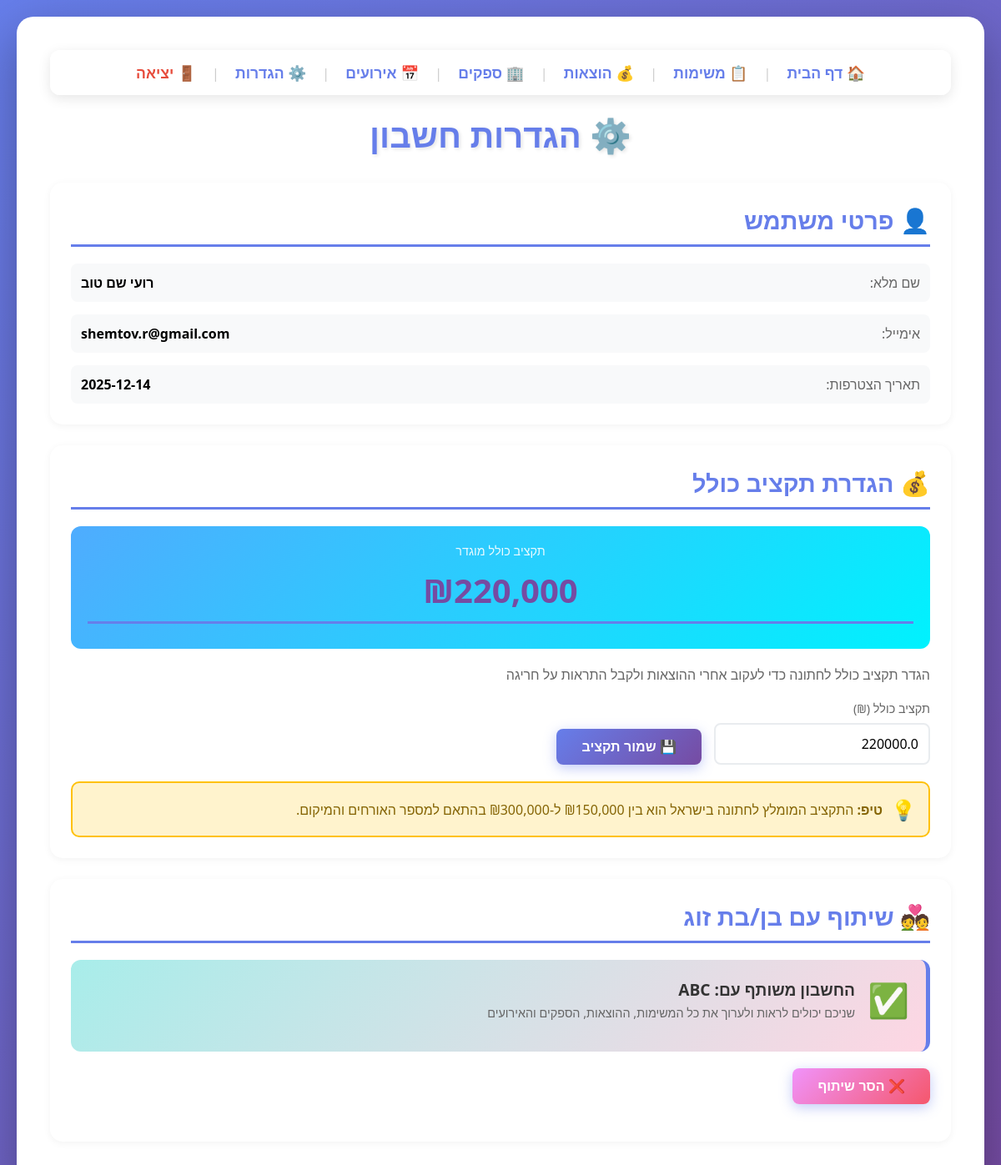
The app's page /settings (signed in) with its own data.
### tables this page shows
CREATE TABLE users (
    id INTEGER PRIMARY KEY AUTOINCREMENT,
    full_name TEXT NOT NULL,
    email TEXT UNIQUE NOT NULL,
    password_hash TEXT NOT NULL,
    created_at TIMESTAMP DEFAULT CURRENT_TIMESTAMP,
    partner_id INTEGER,
    partner_name TEXT, budget_limit REAL DEFAULT 0,
    FOREIGN KEY (partner_id) REFERENCES users(id)
);

### app.py (the view, shortened to what this page needs)
@app.route('/settings', methods=['GET', 'POST'])
@login_required
def settings():
    user = get_current_user()
    placeholder = '%s' if os.environ.get('DATABASE_URL') else '?'
    return render_template('settings.html', user=user)

### app.py (called while the page is built)
def get_db():
    database_url = os.environ.get('DATABASE_URL')
    if database_url:
        import psycopg2
        import psycopg2.extras
        if database_url.startswith('postgres://'):
            database_url = database_url.replace('postgres://', 'postgresql://', 1)
        conn = psycopg2.connect(database_url)
        conn.cursor_factory = psycopg2.extras.RealDictCursor
        return conn
    else:
        import sqlite3
        conn = sqlite3.connect('database.db')
        conn.row_factory = sqlite3.Row
        return conn

def execute_query(query, params=None, fetch_one=False, fetch_all=False, commit=False):
    conn = get_db()
    cursor = conn.cursor()
    try:
        if params:
            cursor.execute(query, params)
        else:
            cursor.execute(query)
        if commit:
            conn.commit()
            result = cursor.rowcount
        elif fetch_one:
            result = cursor.fetchone()
        elif fetch_all:
            result = cursor.fetchall()
        else:
            result = None
        return result
    finally:
        cursor.close()
        conn.close()

def login_required(f):
    @wraps(f)
    def decorated_function(*args, **kwargs):
        if 'user_id' not in session:
            flash('עליך להתחבר כדי לגשת לדף זה', 'error')
            return redirect(url_for('login'))
        return f(*args, **kwargs)
    return decorated_function

def get_current_user():
    if 'user_id' in session:
        query = 'SELECT * FROM users WHERE id = %s' if os.environ.get('DATABASE_URL') else 'SELECT * FROM users WHERE id = ?'
        return execute_query(query, (session['user_id'],), fetch_one=True)
    return None

### templates/settings.html (shortened to what this page needs)
<!DOCTYPE html>
<html lang="he" dir="rtl">
<head>
    <link rel="stylesheet" href="{{ url_for('static', filename='css/style.css') }}">
</head>
<body>
    <div class="container">
        <nav style="background: rgba(255,255,255,0.95); padding: 15px; border-radius: 12px; margin-bottom: 20px; text-align: center; box-shadow: 0 4px 15px rgba(0,0,0,0.1);">
            <a href="/" style="margin: 0 15px; font-size: 1.1rem; text-decoration: none; color: #667eea; transition: all 0.3s;">🏠 דף הבית</a>
            <span style="color: #ccc;">|</span>
            <a href="/tasks" style="margin: 0 15px; font-size: 1.1rem; text-decoration: none; color: #667eea; transition: all 0.3s;">📋 משימות</a>
            <span style="color: #ccc;">|</span>
            <a href="/budget" style="margin: 0 15px; font-size: 1.1rem; text-decoration: none; color: #667eea; transition: all 0.3s;">💰 הוצאות</a>
            <span style="color: #ccc;">|</span>
            <a href="/suppliers" style="margin: 0 15px; font-size: 1.1rem; text-decoration: none; color: #667eea; transition: all 0.3s;">🏢 ספקים</a>
            <span style="color: #ccc;">|</span>
            <a href="/events" style="margin: 0 15px; font-size: 1.1rem; text-decoration: none; color: #667eea; transition: all 0.3s;">📅 אירועים</a>
            <span style="color: #ccc;">|</span>
            <a href="/settings" style="margin: 0 15px; font-size: 1.1rem; text-decoration: none; color: #667eea; font-weight: bold; transition: all 0.3s;">⚙️ הגדרות</a>
            <span style="color: #ccc;">|</span>
            <a href="/logout" style="margin: 0 15px; font-size: 1.1rem; text-decoration: none; color: #e74c3c; transition: all 0.3s;">🚪 יציאה</a>
        </nav>
        <h1>⚙️ הגדרות חשבון</h1>
        <div class="settings-section" style="background: white; padding: 25px; border-radius: 15px; box-shadow: 0 2px 10px rgba(0,0,0,0.05); margin-bottom: 25px;">
            <h2 style="margin-top: 0; color: #667eea; display: flex; align-items: center; gap: 10px;">
                👤 פרטי משתמש
            </h2>
            <div style="display: grid; gap: 15px;">
                <div style="display: flex; justify-content: space-between; padding: 12px; background: #f8f9fa; border-radius: 8px;">
                    <span style="color: #666;">שם מלא:</span>
                    <strong>{{ user.full_name }}</strong>
                </div>
                <div style="display: flex; justify-content: space-between; padding: 12px; background: #f8f9fa; border-radius: 8px;">
                    <span style="color: #666;">אימייל:</span>
                    <strong>{{ user.email }}</strong>
                </div>
                <div style="display: flex; justify-content: space-between; padding: 12px; background: #f8f9fa; border-radius: 8px;">
                    <span style="color: #666;">תאריך הצטרפות:</span>
                    <strong>{{ user.created_at[:10] }}</strong>
                </div>
            </div>
        </div>
        <div class="settings-section" style="background: white; padding: 25px; border-radius: 15px; box-shadow: 0 2px 10px rgba(0,0,0,0.05); margin-bottom: 25px;">
            <h2 style="margin-top: 0; color: #667eea; display: flex; align-items: center; gap: 10px;">
                💰 הגדרת תקציב כולל
            </h2>
            {% if user.budget_limit and user.budget_limit > 0 %}
                <div style="background: linear-gradient(135deg, #4facfe 0%, #00f2fe 100%); color: white; padding: 20px; border-radius: 12px; margin-bottom: 20px; text-align: center;">
                    <p style="margin: 0; font-size: 0.9em; opacity: 0.9;">תקציב כולל מוגדר</p>
                    <h2 style="margin: 10px 0; font-size: 2.5em;">₪{{ "{:,.0f}".format(user.budget_limit) }}</h2>
                </div>
            {% endif %}
            <p style="color: #666; margin-bottom: 20px;">
                הגדר תקציב כולל לחתונה כדי לעקוב אחרי ההוצאות ולקבל התראות על חריגה
            </p>
            <form action="/settings" method="post">
                <div style="display: grid; grid-template-columns: 1fr auto; gap: 15px; align-items: end;">
                    <div>
                        <label style="display: block; margin-bottom: 8px; color: #666; font-size: 0.9em;">תקציב כולל (₪)</label>
                        <input type="number" name="budget_limit" placeholder="לדוגמה: 200000" step="1" min="0" value="{{ user.budget_limit if user.budget_limit else '' }}" required style="width: 100%; padding: 12px; border: 2px solid #e9ecef; border-radius: 8px; font-size: 1em;">
                    </div>
                    <button type="submit" style="padding: 12px 30px; background: linear-gradient(135deg, #667eea 0%, #764ba2 100%); color: white; border: none; border-radius: 8px; font-size: 1em; font-weight: bold; cursor: pointer; transition: transform 0.2s; white-space: nowrap;" onmouseover="this.style.transform='translateY(-2px)'" onmouseout="this.style.transform='translateY(0)'">
                        💾 שמור תקציב
                    </button>
                </div>
            </form>
            <div style="background: #fff3cd; border: 2px solid #ffc107; border-radius: 10px; padding: 15px; margin-top: 20px;">
                <p style="margin: 0; color: #856404; display: flex; align-items: center; gap: 10px;">
                    <span style="font-size: 1.5em;">💡</span>
                    <span><strong>טיפ:</strong> התקציב המומלץ לחתונה בישראל הוא בין ₪150,000 ל-₪300,000 בהתאם למספר האורחים והמיקום.</span>
                </p>
            </div>
        </div>
        <div class="settings-section" style="background: white; padding: 25px; border-radius: 15px; box-shadow: 0 2px 10px rgba(0,0,0,0.05);">
            <h2 style="margin-top: 0; color: #667eea; display: flex; align-items: center; gap: 10px;">
                💑 שיתוף עם בן/בת זוג
            </h2>
            {% if user.partner_id %}
                <div style="background: linear-gradient(135deg, #a8edea 0%, #fed6e3 100%); padding: 20px; border-radius: 12px; border-right: 5px solid #667eea; margin-bottom: 20px;">
                    <div style="display: flex; align-items: center; gap: 15px; margin-bottom: 15px;">
                        <div style="font-size: 2.5em;">✅</div>
                        <div>
                            <p style="margin: 0; font-size: 1.2em; font-weight: bold; color: #333;">החשבון משותף עם: {{ user.partner_name }}</p>
                            <p style="margin: 5px 0 0 0; color: #666; font-size: 0.9em;">שניכם יכולים לראות ולערוך את כל המשימות, ההוצאות, הספקים והאירועים</p>
                        </div>
                    </div>
                </div>
                <form action="/settings" method="post" style="margin-top: 20px;">
                    <button type="submit" onclick="return confirm('האם אתה בטוח שברצונך להסיר את השיתוף?')" style="background: linear-gradient(135deg, #f093fb 0%, #f5576c 100%); color: white; border: none; padding: 12px 30px; border-radius: 8px; font-size: 1em; font-weight: bold; cursor: pointer; transition: transform 0.2s;" onmouseover="this.style.transform='translateY(-2px)'" onmouseout="this.style.transform='translateY(0)'">
                        ❌ הסר שיתוף
                    </button>
                </form>
            {% endif %}
        </div>
    </div>
</body>
</html>

### static/css/style.css (style rules this page uses)
* { margin: 0; padding: 0; box-sizing: border-box; }
body { font-family: 'Segoe UI', Tahoma, Geneva, Verdana, sans-serif; background: linear-gradient(135deg, #667eea 0%, #764ba2 100%); min-height: 100vh; padding: 20px; direction: rtl; }
.container { max-width: 1200px; margin: 0 auto; background: white; padding: 40px; border-radius: 20px; box-shadow: 0 20px 60px rgba(0, 0, 0, 0.3); animation: fadeIn 0.5s ease-in; }
.settings-section { background: #f8f9ff; padding: 25px; border-radius: 15px; margin-bottom: 30px; }
h1 { color: #667eea; text-align: center; margin-bottom: 30px; font-size: 2.5rem; text-shadow: 2px 2px 4px rgba(0, 0, 0, 0.1); }
h2 { color: #764ba2; margin: 30px 0 20px 0; padding-bottom: 10px; border-bottom: 3px solid #667eea; font-size: 1.8rem; }
form { margin: 20px 0; display: flex; gap: 10px; flex-wrap: wrap; align-items: center; }
input[type="text"], input[type="number"], input[type="email"], input[type="password"], input[type="date"], input[type="time"], input[type="tel"], textarea, select { flex: 1; min-width: 200px; padding: 15px; border: 2px solid #e0e0e0; border-radius: 10px; font-size: 1rem; transition: all 0.3s; font-family: 'Segoe UI', Tahoma, Geneva, Verdana, sans-serif; }
button { padding: 15px 30px; background: linear-gradient(135deg, #667eea 0%, #764ba2 100%); color: white; border: none; border-radius: 10px; font-size: 1rem; font-weight: bold; cursor: pointer; transition: all 0.3s; box-shadow: 0 4px 15px rgba(102, 126, 234, 0.4); }
a { color: #667eea; text-decoration: none; font-weight: bold; transition: all 0.3s; }

### records on screen
users: full_name "רועי שם טוב", email "shemtov.r@gmail.com", created_at "2025-12-14", budget_limit "220,000", budget_limit "220000.0", partner_name "ABC"
